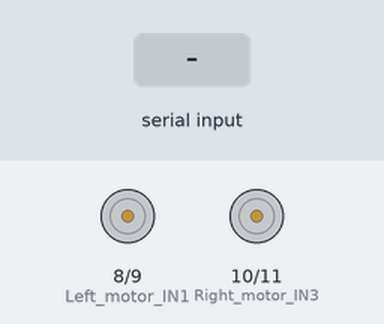
The sketch below on a simulated Arduino Uno, built with avr-gcc and run on an emulated ATmega328P. On the bench: motor-driver pin pairs drawn as motors (green arrow = first pin HIGH = forward, orange = second pin HIGH = backward, longer = more drive). The inputs (shaded band) are chosen by the test bench.

Above: at 1.2 s.
1.3 s: "F" received over Serial
At 2.5 s:
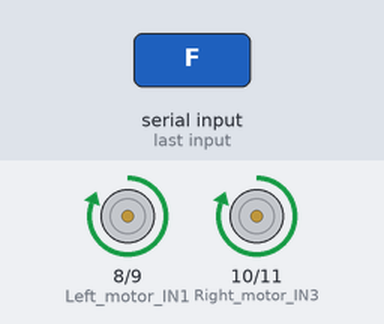
2.8 s: "B" received over Serial
At 3.8 s:
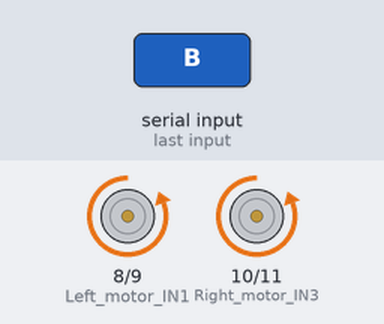
4.3 s: "L" received over Serial
At 4.9 s:
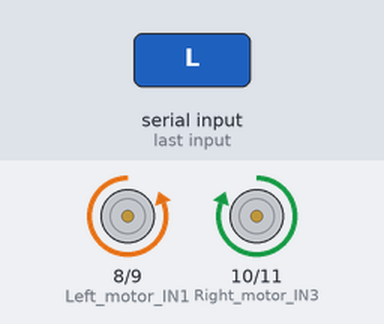
5.8 s: "R" received over Serial
At 6.1 s:
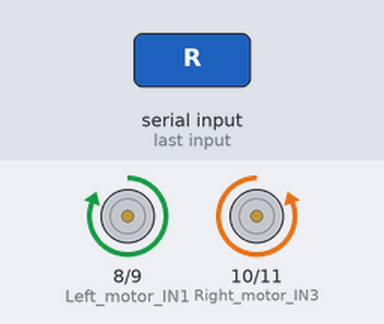
7.3 s: "S" received over Serial
At 8.4 s:
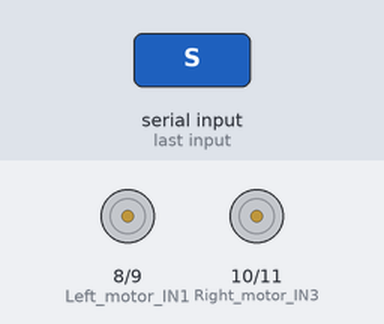
Timing chart, 0 to 9.8 s (numbered marks = the images above; inputs shaded):
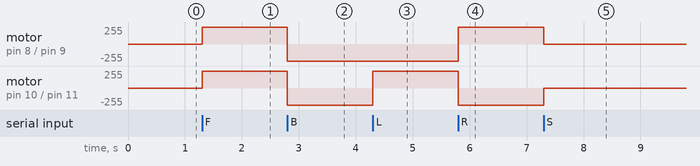

The sketch:

gesture_car.ino
```cpp
char command;

void setup() {
  Serial.begin(9600);
  pinMode(8, OUTPUT);  // Left motor IN1
  pinMode(9, OUTPUT);  // Left motor IN2
  pinMode(10, OUTPUT); // Right motor IN3
  pinMode(11, OUTPUT); // Right motor IN4
}

void loop() {
  if (Serial.available() > 0) {

    command = Serial.read();

    if (command == 'F') {
      // Forward
      digitalWrite(8, HIGH); digitalWrite(9, LOW);
      digitalWrite(10, HIGH); digitalWrite(11, LOW);
    } else if (command == 'B') {
      // Backward
      digitalWrite(8, LOW); digitalWrite(9, HIGH);
      digitalWrite(10, LOW); digitalWrite(11, HIGH);
    } else if (command == 'L') {
      // Turn Left
      digitalWrite(8, LOW); digitalWrite(9, HIGH);
      digitalWrite(10, HIGH); digitalWrite(11, LOW);
    } else if (command == 'R') {
      // Turn Right
      digitalWrite(8, HIGH); digitalWrite(9, LOW);
      digitalWrite(10, LOW); digitalWrite(11, HIGH);
    } else if (command == 'S') {
      // Stop
      digitalWrite(8, LOW); digitalWrite(9, LOW);
      digitalWrite(10, LOW); digitalWrite(11, LOW);
    }
  }
}
```

Measured:
- after the input at 1.3 s, motor on pin 8 (Left_motor_IN1) / pin 9 (Left_motor_IN2), motor on pin 10 (Right_motor_IN3) / pin 11 (Right_motor_IN4): stopped → forward 255/255 at once
- after the input at 2.8 s, motor on pin 8 (Left_motor_IN1) / pin 9 (Left_motor_IN2), motor on pin 10 (Right_motor_IN3) / pin 11 (Right_motor_IN4): forward 255/255 → backward 255/255 at once
- after the input at 4.3 s, motor on pin 10 (Right_motor_IN3) / pin 11 (Right_motor_IN4): backward 255/255 → forward 255/255 at once
- after the input at 5.8 s, motor on pin 8 (Left_motor_IN1) / pin 9 (Left_motor_IN2): backward 255/255 → forward 255/255 at once; motor on pin 10 (Right_motor_IN3) / pin 11 (Right_motor_IN4): forward 255/255 → backward 255/255 at once
- after the input at 7.3 s, motor on pin 8 (Left_motor_IN1) / pin 9 (Left_motor_IN2): forward 255/255 → stopped at once; motor on pin 10 (Right_motor_IN3) / pin 11 (Right_motor_IN4): backward 255/255 → stopped at once
